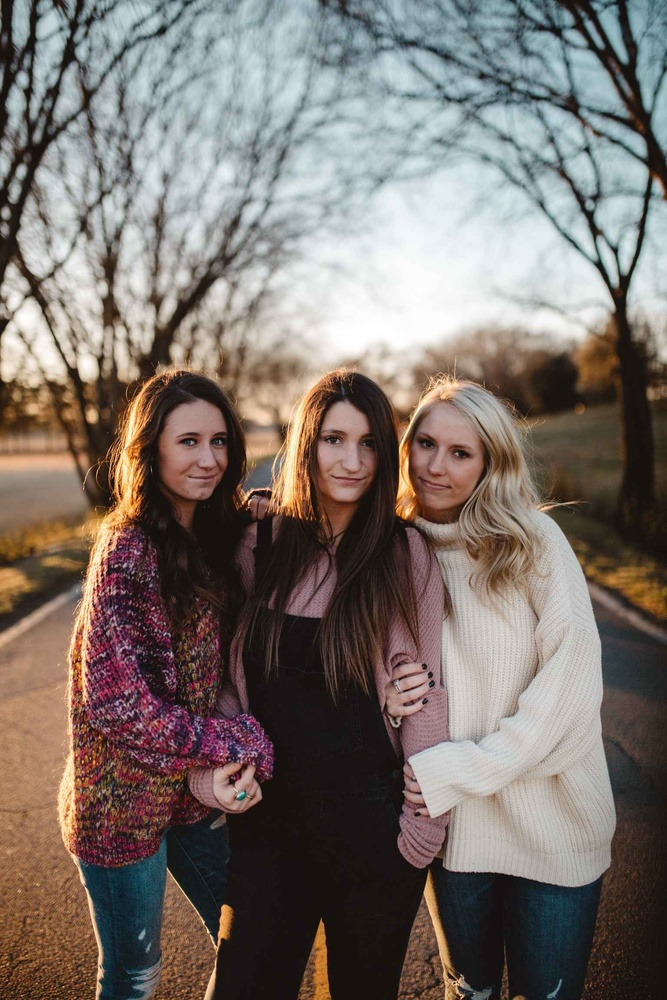
#> input picture Module-4/Assignment4_pic2.jpg, 667 x 1000 px, shrunk from 1536 x 2304 before the run, found by its file name
$ jupyter execute --allow-errors Assignment4_Template.ipynb   (shell and % lines are left out)
#> lines starting #> are read from the running program, lines starting #| are printed output that depends on the picture; after the words box and inside, x2 and y2 are one past the last pixel; in counts of white or black regions, pixels touching at a corner belong together
This code has been ran on September 15 2026 using release August 6 2026 of

### Important Note: Restart Runtime After Installation

After running the cell above to install `opencv-contrib-python`, you might need to restart your Colab runtime for the changes to fully take effect. You can do this by going to `Runtime > Restart runtime` in the Colab menu. Once the runtime has restarted, please re-run all cells, starting from the imports, to ensure everything is loaded correctly.

**Part 1- Feature extraction**

[cell 1]
#Start with uploading the required images on Google drive
import cv2
import matplotlib.pyplot as plt
import numpy as np
import imutils
from google.colab.patches import cv2_imshow
from IPython.display import display, Javascript
from google.colab.output import eval_js
from base64 import b64decode

#> (a cell that did not finish here is left out)

#> (a cell that did not finish here is left out)

[cell 4]
# Explain your understanding here

#> (a cell that did not finish here is left out)

[cell 6]
# Explain your understanding here:

#> (a cell that did not finish here is left out)

[cell 8]
# Explain your understanding here:

[cell 9]
#d- Finding the matching points
brute_force = cv2.BFMatcher(cv2.NORM_HAMMING, crossCheck = True)
#> (the rest of this cell did not finish here and is left out)

[cell 10]
# Explain your understanding here. What is the goal of this matching point?

**Part 2- Face recognition**

[cell 11]
face_cascade = cv2.CascadeClassifier()
eye_cascade = cv2.CascadeClassifier()

face_ok = face_cascade.load("/content/haarcascade_frontalface_default.xml")
eye_ok = eye_cascade.load("/content/haarcascade_eye.xml")

img = cv2.imread("/content/Assignment4_pic2.jpg")
#> img is the input picture: shape (1000, 667, 3); mean B, G, R 106.5, 112.6, 122.2
gray = cv2.cvtColor(img, cv2.COLOR_BGR2GRAY)
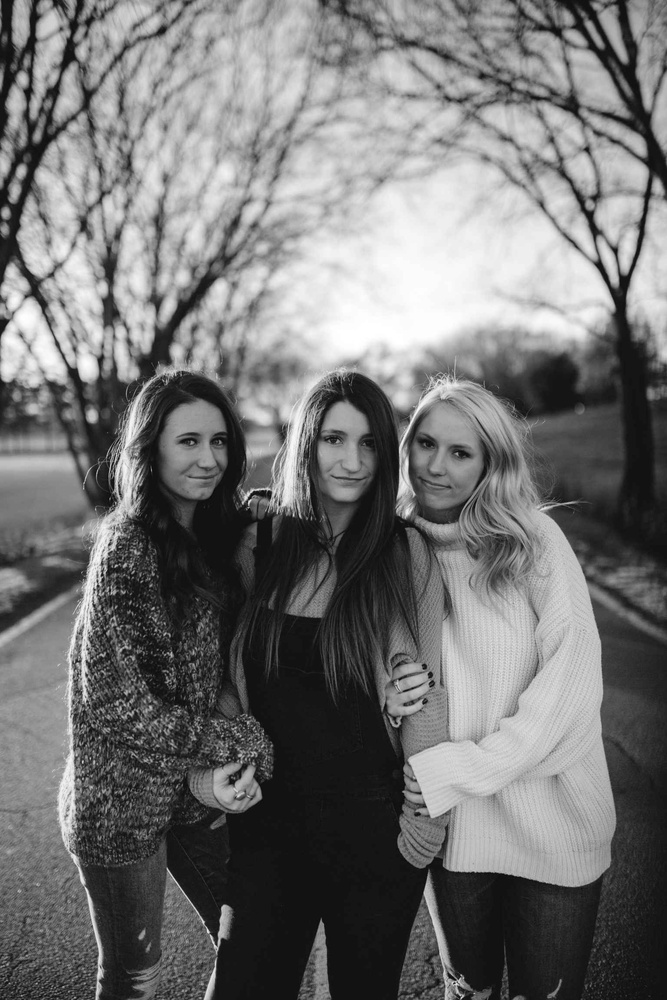
#> gray: shape (1000, 667); min 6, max 255, mean 114.8
faces = face_cascade.detectMultiScale(gray, scaleFactor=1.1, minNeighbors=5)
#> faces = [[398, 417, 87, 87], [156, 408, 87, 87], [305, 407, 90, 90]]

for (x, y, w, h) in faces:
    cv2.rectangle(img,(x, y),(x + w, y + h), (255, 0, 0),2)
    roi_gray = gray[y:y+h, x:x+w]
    roi_color = img[y:y+h, x:x+w]
    eyes = eye_cascade.detectMultiScale(roi_gray, scaleFactor=1.1, minNeighbors=5)

    for (ex, ey, ew, eh) in eyes:
        cv2.rectangle(roi_color,(ex, ey),(ex + ew, ey + eh),(0, 255, 0),2)
#> this loop made 3 passes
#> (x, y, w, h, eyes) on passes 1 to 3: (398, 417, 87, 87, [[18, 15, 23, 23], [48, 24, 25, 25]]), (156, 408, 87, 87, [[20, 21, 26, 26], [50, 22, 23, 23]]), (305, 407, 90, 90, [[16, 21, 24, 24], [52, 26, 22, 22]])
#> pass 1, `roi_gray = gray[y:y+h, x:x+w]`:
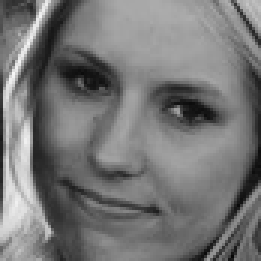
#> roi_gray: shape (87, 87) (shown 3 times larger); min 6, max 246, mean 117.7
#> pass 1, `roi_color = img[y:y+h, x:x+w]`:
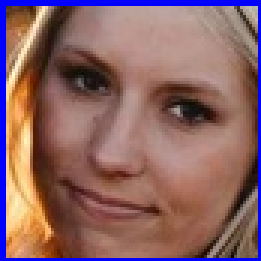
#> roi_color: shape (87, 87, 3) (shown 3 times larger); mean B, G, R 100.9, 100.3, 139
#> pass 2, `roi_gray = gray[y:y+h, x:x+w]`:
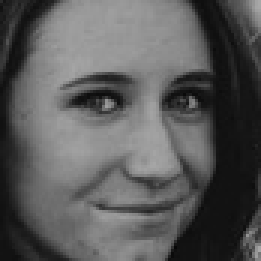
#> roi_gray: shape (87, 87) (shown 3 times larger); min 7, max 168, mean 89.7
#> pass 2, `roi_color = img[y:y+h, x:x+w]`:
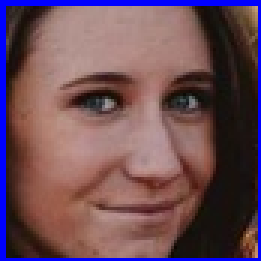
#> roi_color: shape (87, 87, 3) (shown 3 times larger); mean B, G, R 87.2, 77, 108.2
#> after the loop:
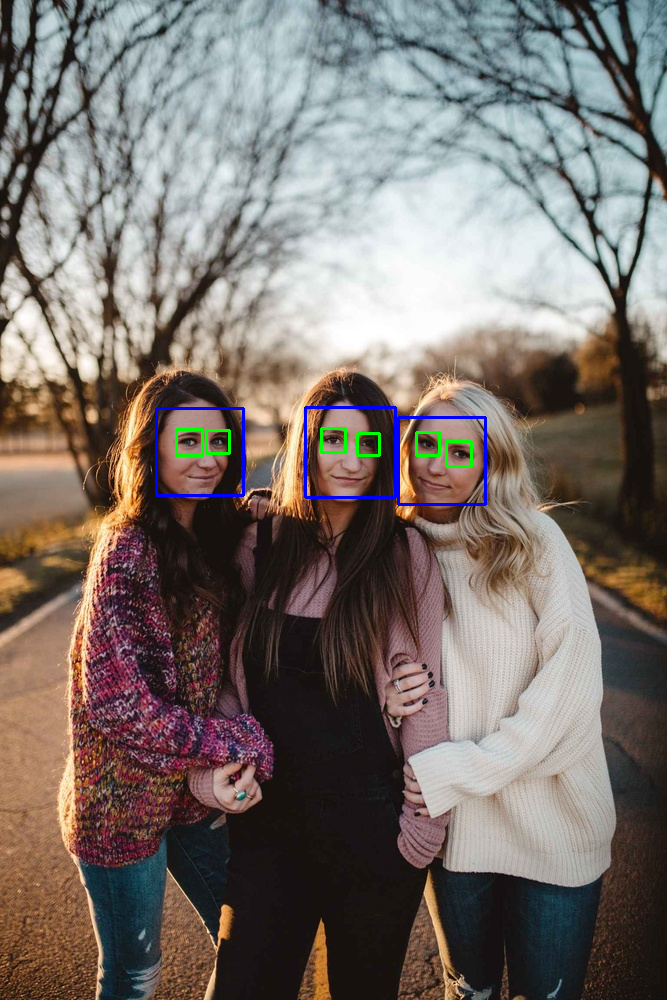
#> img: shape (1000, 667, 3); 0.73% of pixels changed, all inside (x1, y1, x2, y2) = (155, 406, 487, 506)
#> after the loop:
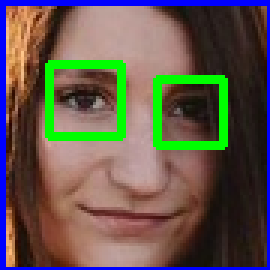
#> roi_color: shape (90, 90, 3) (shown 3 times larger); mean B, G, R 77.6, 87.4, 98
#> after the loop:
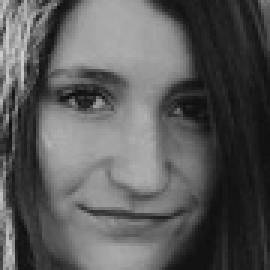
#> roi_gray: shape (90, 90) (shown 3 times larger); min 12, max 209, mean 90.3


cv2_imshow(img)

$ run again, with Module-4/Assignment4_pic1.jpg copied over Module-4/Assignment4_pic2.jpg
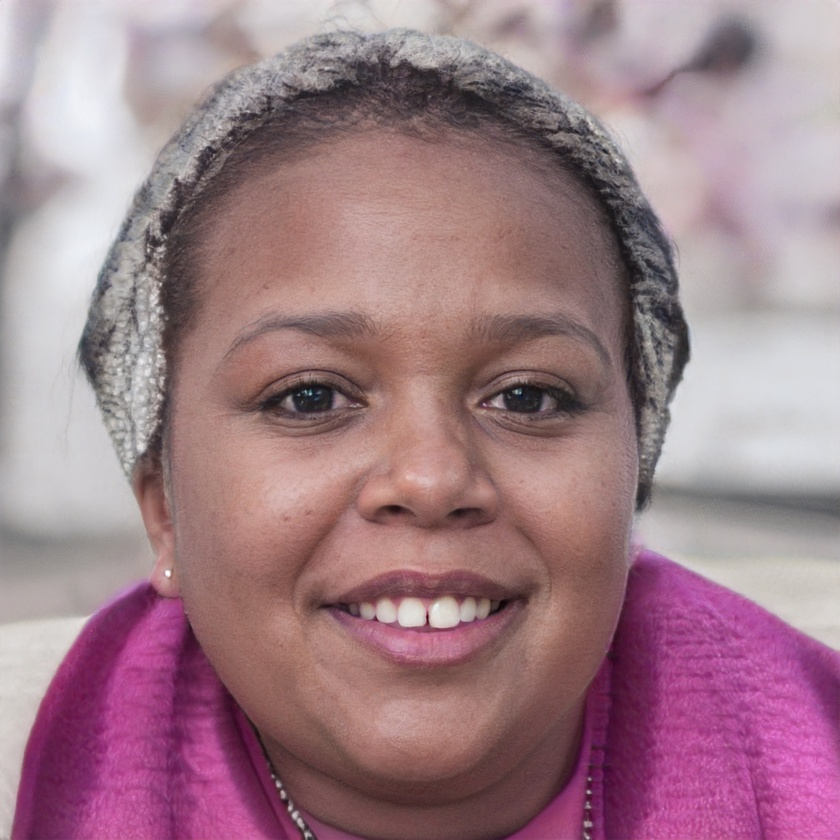
#> input picture Module-4/Assignment4_pic1.jpg, 840 x 840 px, shrunk from 1024 x 1024 before the run, found by its file name
#> img is the input picture: shape (840, 840, 3); mean B, G, R 135.6, 125.9, 158.9
#> `gray = cv2.cvtColor(img, cv2.COLOR_BGR2GRAY)`:
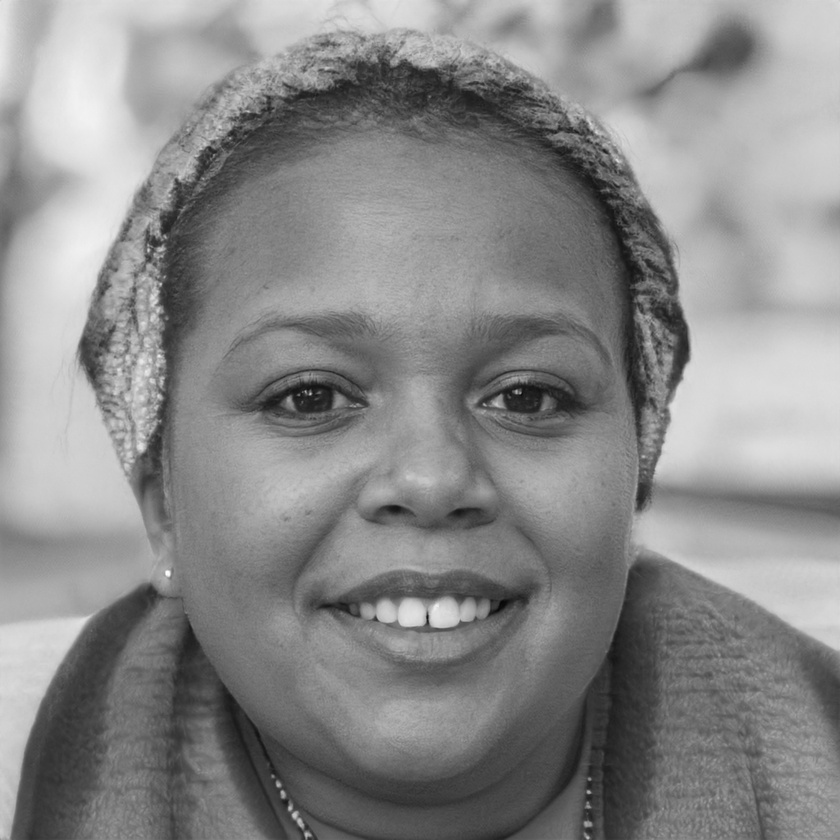
#> gray: shape (840, 840); min 6, max 253, mean 136.9
#> faces = [[124, 154, 587, 587]]
#> the loop `for (x, y, w, h) in faces:` made 1 pass
#> after the loop `for (x, y, w, h) in faces:`:
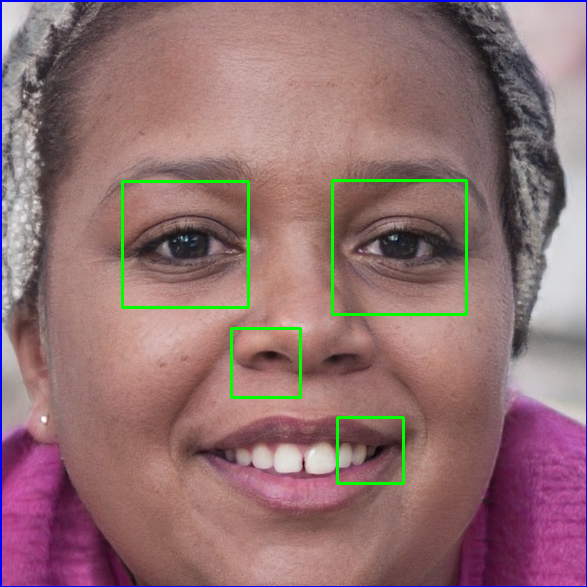
#> roi_color: shape (587, 587, 3); mean B, G, R 114.4, 112.6, 145.8
